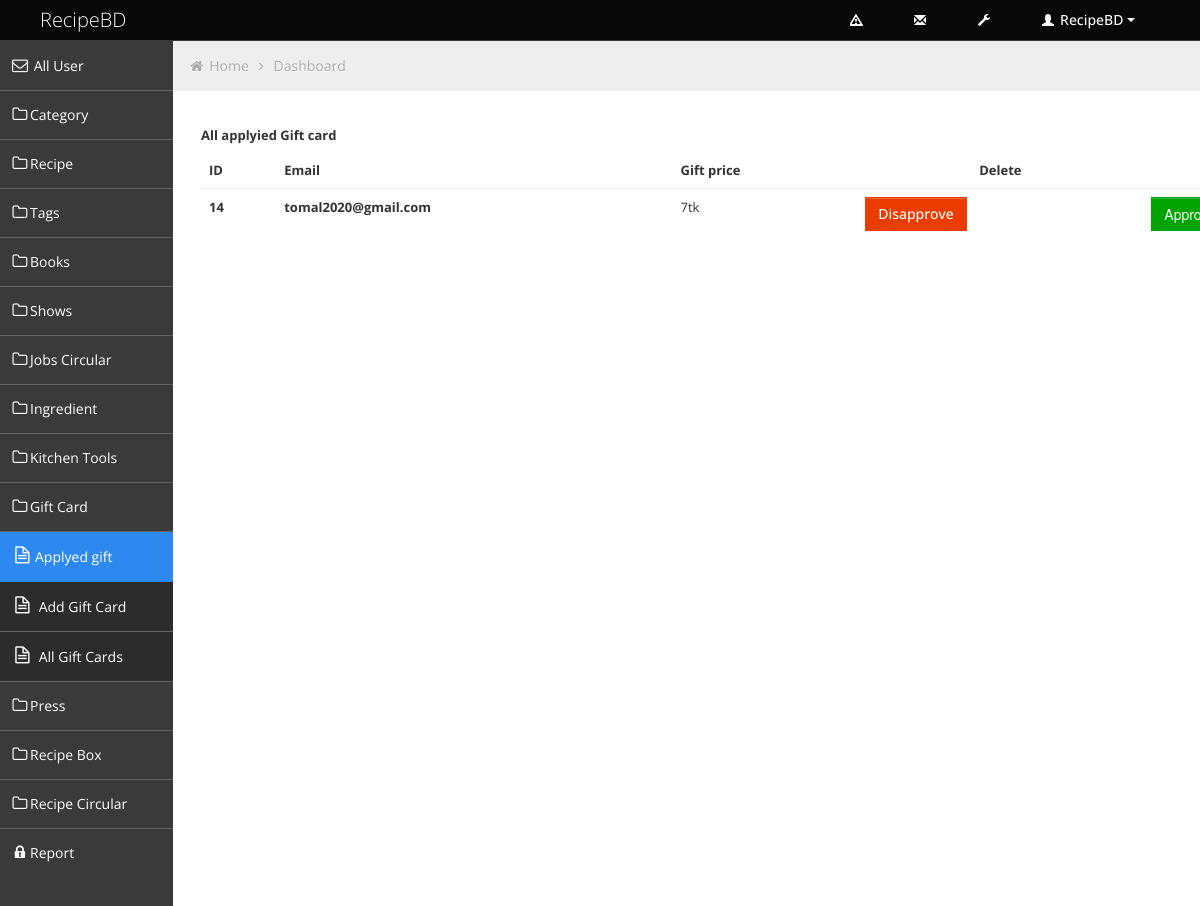
Screenshot of /admin/applyied-gift-card.php with the database file from the repository.
### tables this page shows
CREATE TABLE `gift_card` (
  `id` int(100) NOT NULL,
  `user_id` varchar(110) NOT NULL,
  `gift` int(11) NOT NULL,
  `message` text NOT NULL,
  `status` varchar(110) NOT NULL DEFAULT '1',
  `view` int(11) NOT NULL
);

### admin/applyied-gift-card.php (the view, shortened to what this page needs)
<?php include('header.php') ?>
	<div class="container-fluid-full">
	<div class="row-fluid">
<?php include('sidebar.php'); ?>
			<div id="content" class="span10">
			<ul class="breadcrumb">
				<li>
					<i class="icon-home"></i>
					<a href="index.html">Home</a>
					<i class="icon-angle-right"></i>
				</li>
				<li><a href="#">Dashboard</a></li>
			</ul>
           <?php include 'db.php' ?>
           <div class="container my-5">
            <h5 class="py-3">All applyied Gift card</h5>
            <div class="container">
                <table class="table bg-white " style="font-size: 13px;">
                <thead class="bg-white">
                    <tr>
                        <th scope="col">ID </th>
                        <th scope="col">Email</th>
                        <th>Gift price</th>
                        <th scope="col" style="text-align:center;">Delete</th>
                        <th scope="col" style="text-align:center;">Edit</th>
                    </tr>
                </thead>
                <tbody class="text-secondary bg-light">
                    <?php
                    $recipe_query ="SELECT * FROM gift_card where status = 1 and view=0";
                    $run_recipe_query =mysqli_query($conn,$recipe_query);
                while($all_recipe = mysqli_fetch_assoc($run_recipe_query))
                {?>
                <tr>
                    <td style="font-weight:bold"><?php echo $all_recipe['id'] ?></td>
                    <td style="font-weight:bold"><?php echo $all_recipe['user_id'] ?></td>
                    <td><?php echo $all_recipe['gift'] ?>tk</td>
                    <td class="text-center"><?php
                        echo"<a href='delete_catergory.php?id=$all_recipe[id]'class='btn btn-danger'>Disapprove</a>";
                            ?>
                    </td>
                    <td class="text-center">
                        <button id='approve' data-gid="<?php echo $all_recipe['id'];?>" data-gval="<?php echo $all_recipe['gift'];?>" class='btn btn-success'>Approve</button>
                    </td>
                </tr>
                <?php   } ?>
                </tbody>
            </table>
            </div>
            </div>
			</div>
	</div>
	</div>
<?php include('footer.php'); ?>

### admin/css/style.css (style rules this page uses)
body { background: #F5F5F5; color: #333; border: none; font-family: 'Open Sans', sans-serif; font-weight: 400; }
h5 { font-size: 13px; line-height: 13px; }
#content { background: #ffffff; filter: none; min-height: 100%; padding: 20px 20px; position: relative; }
.breadcrumb { margin: -28px -28px 28px -28px; line-height: 34px; background: #eee; border: 0px; color: #aaa; -webkit-box-shadow: none; -moz-box-shadow: none; box-shadow: none; -webkit-border-radius: 0px; -moz-border-radius: 0px; border-radius: 0px; }
.breadcrumb a { color: #aaa; text-shadow: 0px 1px 1px #fff; }
.btn { display: inline-block; padding: 6px 12px; margin-bottom: 0; font-size: 14px; font-weight: 500; line-height: 20px; text-align: center; white-space: nowrap; vertical-align: middle; cursor: pointer; border: 1px solid #a7a9aa; -webkit-border-radius: 0px !important; border-radius: 0px !important; }
.btn { color: #ffffff; background-color: #a7a9aa; border-color: #a7a9aa; background-image: none; filter: none; text-shadow: none; }
.btn-danger { background-color: #EB3C00; border-color: #EB3C00; }
.btn-success { background-color: #00A300; border-color: #00A300; }
.table th, .table td { border-top: 1px solid #eee; }

### admin/css/style-responsive.css (style rules this page uses)
@media (min-width: 1200px) { .container-fluid-full { overflow: hidden; position: relative; height: 100%; } }
@media (min-width: 1200px) { #content { width: 85.578%; padding: 28px; margin: 0px 0px; margin-left: 14.422% !important; } }

### admin/css/halflings.css (style rules this page uses)
html, html .halflings { -webkit-font-smoothing: antialiased !important; }

### rows the page displays
gift_card: id "14", user "tomal2020@gmail.com", gift "7"
